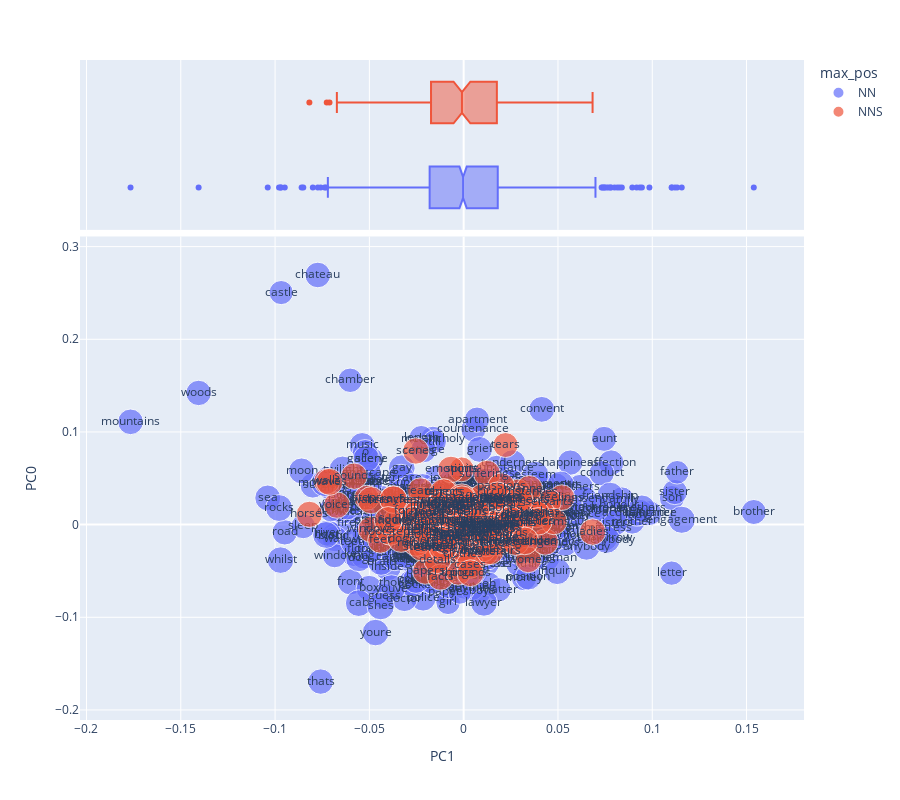

Notebook code for this chart:
### Code cell
vis_loadings(1, 0)

### Figure 1 — Plotly figure (JSON) as saved in the notebook; plotly's stock layout.template omitted (floating-point values rounded to 4 significant figures; data arrays with more than 128 entries replaced by an {"elided": "..."} marker saying what was removed)
{"data": [{"hovertemplate": "max_pos=NN<br>PC1=%{x}<br>PC0=%{y}<br>i=%{marker.size}<br>term_str=%{text}<extra></extra>", "legendgroup": "NN", "marker": {"color": "#636efa", "size": {"elided": "849 float values"}, "sizemode": "area", "sizeref": 0.03817, "symbol": "circle"}, "mode": "markers+text", "name": "NN", "orientation": "v", "showlegend": true, "text": {"elided": "849 str values"}, "type": "scatter", "x": {"elided": "849 float values"}, "xaxis": "x", "y": {"elided": "849 float values"}, "yaxis": "y"}, {"alignmentgroup": "True", "hovertemplate": "max_pos=NN<br>PC1=%{x}<extra></extra>", "legendgroup": "NN", "marker": {"color": "#636efa", "symbol": "circle"}, "name": "NN", "notched": true, "offsetgroup": "NN", "showlegend": false, "type": "box", "x": {"elided": "849 float values"}, "xaxis": "x2", "yaxis": "y2"}, {"hovertemplate": "max_pos=NNS<br>PC1=%{x}<br>PC0=%{y}<br>i=%{marker.size}<br>term_str=%{text}<extra></extra>", "legendgroup": "NNS", "marker": {"color": "#EF553B", "size": {"elided": "151 float values"}, "sizemode": "area", "sizeref": 0.03817, "symbol": "circle"}, "mode": "markers+text", "name": "NNS", "orientation": "v", "showlegend": true, "text": {"elided": "151 str values"}, "type": "scatter", "x": {"elided": "151 float values"}, "xaxis": "x", "y": {"elided": "151 float values"}, "yaxis": "y"}, {"alignmentgroup": "True", "hovertemplate": "max_pos=NNS<br>PC1=%{x}<extra></extra>", "legendgroup": "NNS", "marker": {"color": "#EF553B", "symbol": "circle"}, "name": "NNS", "notched": true, "offsetgroup": "NNS", "showlegend": false, "type": "box", "x": {"elided": "151 float values"}, "xaxis": "x2", "yaxis": "y2"}], "layout": {"height": 800, "legend": {"itemsizing": "constant", "title": {"text": "max_pos"}, "tracegroupgap": 0}, "margin": {"t": 60}, "xaxis": {"anchor": "y", "domain": [0, 1], "title": {"text": "PC1"}}, "xaxis2": {"anchor": "y2", "domain": [0, 1], "matches": "x", "showgrid": true, "showticklabels": false}, "yaxis": {"anchor": "x", "domain": [0, 0.7326], "title": {"text": "PC0"}}, "yaxis2": {"anchor": "x2", "domain": [0.7426, 1], "matches": "y2", "showgrid": false, "showline": false, "showticklabels": false, "ticks": ""}}}
